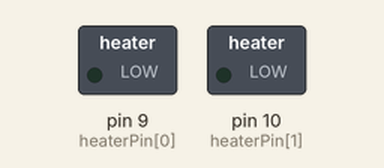
Recording of a sketch running on a simulated Arduino Uno, built with avr-gcc and run on an emulated ATmega328P. On the bench: switched loads named in the sketch (green lamp = pin HIGH).

Above: at 0.05 s.
At 1.9 s:
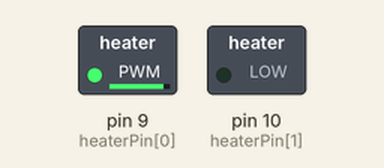
At 3.8 s:
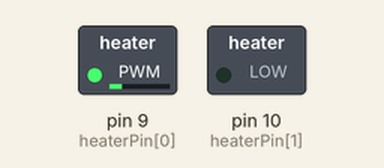
At 8.0 s:
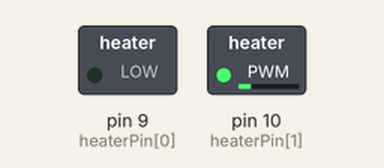
Timing chart, 0 to 10.9 s (numbered marks = the images above):
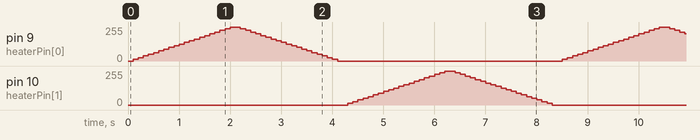

The sketch:

DewH_d_testHeaterOutput.ino
```cpp
// NUMBER OF HEATER CHANNELS. choose from 1 - 4 channels/heaters
const int   numChannels = 2;
const int   heaterPin[]  = {9, 10, 5, 6};       // MOSFET heater output channels on PWM pins. 4 possible channels = pins 9, 10, 5, 6
const bool  printIt = false;                    // serial print the power levels if you want to see them while looping

int loopNumber = 1;

// channel cycle variables
int       outputPower[numChannels];     // % power to heater: 0 - 100 %


void setup() {
  // put your setup code here, to run once:
  Serial.begin(9600);

  // setup mode pin & initialise power to 0%
  for (int currChan=0; currChan < numChannels; currChan++) {
    pinMode(heaterPin[currChan], OUTPUT);                   // set the heater output pin as output
    outputPower[currChan] = 0;                              // initially 0%
    outputToHeater(currChan, outputPower[currChan]);        // write 0% power to outputs
  }
  if (printIt) Serial.println("");

}

void loop() {
  if (printIt) {
    Serial.print("Loop");
    Serial.print(loopNumber);
    Serial.println(" power (%):");
  }

  // put your main code here, to run repeatedly:
  for (int currChan=0; currChan < numChannels; currChan++) {
    outputToHeater(currChan, 0);                              // write 0% power to outputs
  if (printIt) {
    Serial.print("Chan");
    Serial.print(currChan);
    Serial.print(": ");
  }
    for (int i=0; i <= 20; i++) {
      if (printIt) {
        Serial.print(i*5);
        Serial.print(" ");
      }
      outputPower[currChan] = i*5;                           // increment power from 0 - 80%
      outputToHeater(currChan, outputPower[currChan]);        // write 0% power to outputs
      delay(100);
    }
    for (int i=20; i >= 0; i--) {
      if (printIt) {
        Serial.print(i*5);
        Serial.print(" ");
      }
      outputPower[currChan] = i*5;                           // increment power from 0 - 80%
      outputToHeater(currChan, outputPower[currChan]);        // write 0% power to outputs
      delay(100);
    }
    outputToHeater(currChan, 0);                              // write 0% power to outputs
    if (printIt) {
      Serial.println("");
    }
  }
  loopNumber +=1;
}
```

stuff.ino
```cpp
// set the heater output pin value
void outputToHeater(int theChan, int thePowerPercentLevel) {
  int thePWMlevel;

  // map the 0-100% power to 0-255 PWM level for digital pins
  thePWMlevel = map(thePowerPercentLevel, 0, 100, 0, 255);
  // write the heater's duty cycle to the heater
  analogWrite(heaterPin[theChan] , thePWMlevel);
}
```
